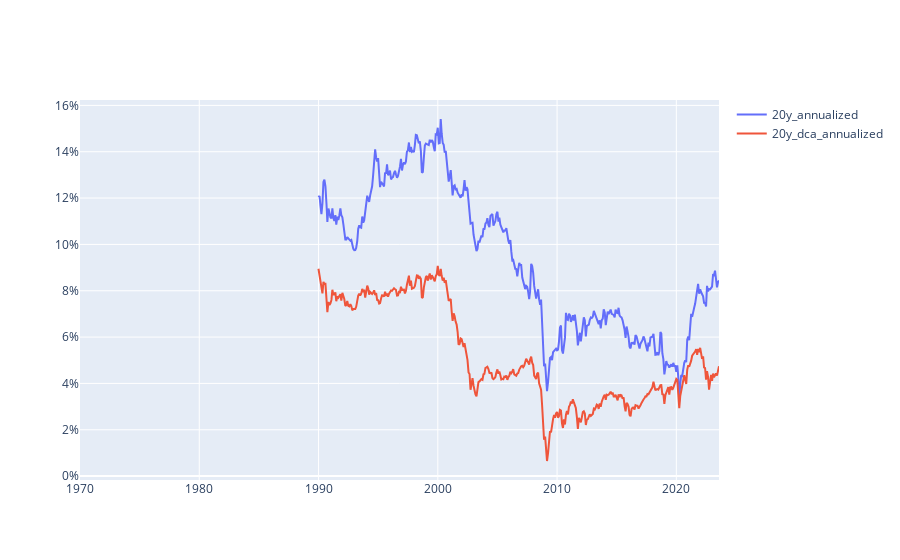

Notebook cell for this chart:
### Code cell
go.Figure(
    [
        go.Scatter(
            x=msci_world.index,
            y=msci_world[column],
            name=column,
            mode='lines'
            )
        for column in ['20y_annualized', '20y_dca_annualized']
    ],
    layout = go.Layout(
        yaxis=dict(
            tickformat='.0%',
        )
    )
)

### Figure 1 — Plotly figure (JSON) as saved in the notebook; plotly's stock layout.template omitted (floating-point values rounded to 4 significant figures; data arrays with more than 128 entries replaced by an {"elided": "..."} marker saying what was removed)
{"data": [{"mode": "lines", "name": "20y_annualized", "type": "scatter", "x": {"elided": "644 str values"}, "y": {"elided": "644 float values"}}, {"mode": "lines", "name": "20y_dca_annualized", "type": "scatter", "x": {"elided": "644 str values"}, "y": {"elided": "644 float values"}}], "layout": {"yaxis": {"tickformat": ".0%"}}}
